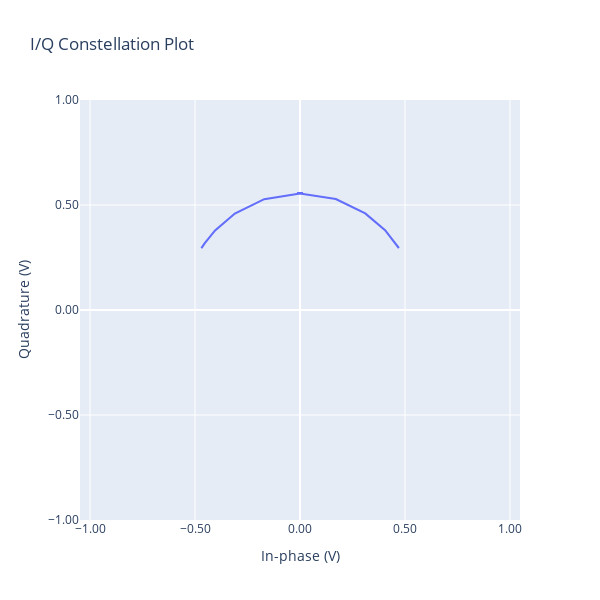

The cell this chart's notebook holds for it:
### Code cell
polar = go.Scatter(
    x=np.real(baseband[0, 0, :]),
    y=np.imag(baseband[0, 0, :]),
)

data = [polar]

layout = go.Layout(
    title='I/Q Constellation Plot',
    xaxis=dict(range=[-1, 1], tickformat='.2f', title='In-phase (V)'),
    yaxis=dict(range=[-1, 1],
               tickformat='.2f',
               title='Quadrature (V)',
               scaleanchor="x",
               scaleratio=1),
    height=600,
    width=600,
)

fig = go.Figure(data, layout=layout)
fig.show()

### Figure 1 — Plotly figure (JSON) as saved in the notebook; plotly's stock layout.template omitted (floating-point values rounded to 4 significant figures; data arrays with more than 128 entries replaced by an {"elided": "..."} marker saying what was removed)
{"data": [{"type": "scatter", "x": {"elided": "400 float values"}, "y": {"elided": "400 float values"}}], "layout": {"height": 600, "title": {"text": "I/Q Constellation Plot"}, "width": 600, "xaxis": {"range": [-1, 1], "tickformat": ".2f", "title": {"text": "In-phase (V)"}}, "yaxis": {"range": [-1, 1], "scaleanchor": "x", "scaleratio": 1, "tickformat": ".2f", "title": {"text": "Quadrature (V)"}}}}
